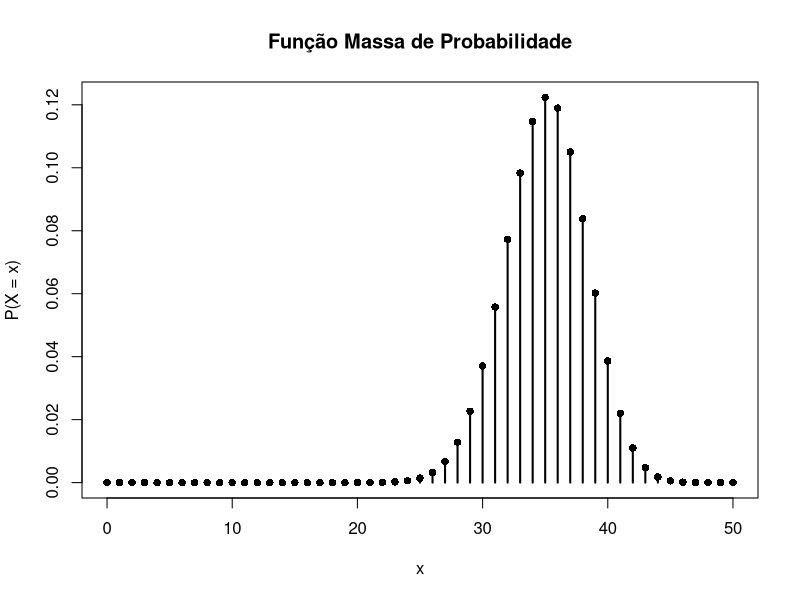
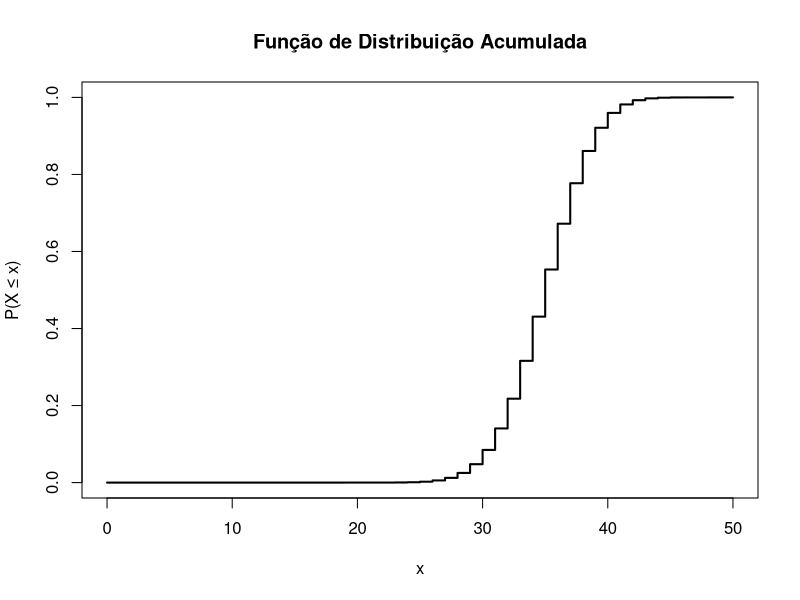

The R source for these figures, in order:
# Parâmetros da binomial
n <- 50
p <- 0.7

# Suporte da variável aleatória
x <- 0:n

# PMF
pmf <- dbinom(x, size = n, prob = p)

# Gráfico da PMF
plot(
  x, pmf,
  type = "h",
  lwd = 2,
  xlab = "x",
  ylab = "P(X = x)",
  main = "Função Massa de Probabilidade"
)
points(x, pmf, pch = 16)

# CDF
cdf <- pbinom(x, size = n, prob = p)

# Gráfico da CDF
plot(
  x, cdf,
  type = "s",
  lwd = 2,
  xlab = "x",
  ylab = "P(X ≤ x)",
  main = "Função de Distribuição Acumulada"
)

